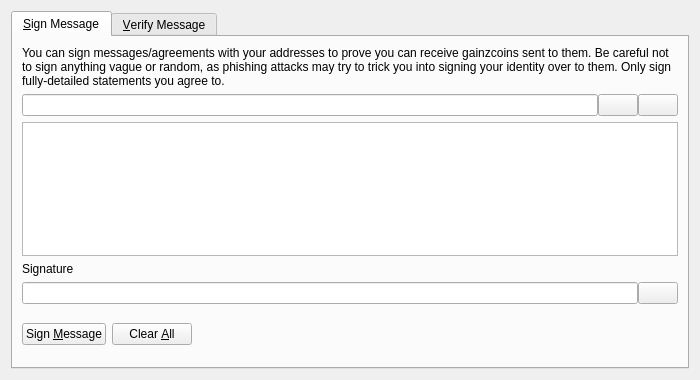
<?xml version="1.0" encoding="UTF-8"?>
<ui version="4.0">
 <class>SignVerifyMessageDialog</class>
 <widget class="QDialog" name="SignVerifyMessageDialog">
  <property name="geometry">
   <rect>
    <x>0</x>
    <y>0</y>
    <width>700</width>
    <height>380</height>
   </rect>
  </property>
  <property name="windowTitle">
   <string>Signatures - Sign / Verify a Message</string>
  </property>
  <property name="modal">
   <bool>true</bool>
  </property>
  <layout class="QVBoxLayout" name="verticalLayout">
   <item>
    <widget class="QTabWidget" name="tabWidget">
     <property name="currentIndex">
      <number>0</number>
     </property>
     <widget class="QWidget" name="tabSignMessage">
      <attribute name="title">
       <string>&amp;Sign Message</string>
      </attribute>
      <layout class="QVBoxLayout" name="verticalLayout_SM">
       <item>
        <widget class="QLabel" name="infoLabel_SM">
         <property name="text">
          <string>You can sign messages/agreements with your addresses to prove you can receive gainzcoins sent to them. Be careful not to sign anything vague or random, as phishing attacks may try to trick you into signing your identity over to them. Only sign fully-detailed statements you agree to.</string>
         </property>
         <property name="textFormat">
          <enum>Qt::PlainText</enum>
         </property>
         <property name="wordWrap">
          <bool>true</bool>
         </property>
        </widget>
       </item>
       <item>
        <layout class="QHBoxLayout" name="horizontalLayout_1_SM">
         <property name="spacing">
          <number>0</number>
         </property>
         <item>
          <widget class="QValidatedLineEdit" name="addressIn_SM">
           <property name="toolTip">
            <string>The GainzCoin address to sign the message with</string>
           </property>
          </widget>
         </item>
         <item>
          <widget class="QPushButton" name="addressBookButton_SM">
           <property name="toolTip">
            <string>Choose previously used address</string>
           </property>
           <property name="text">
            <string/>
           </property>
           <property name="icon">
            <iconset resource="../gainzcoin.qrc">
             <normaloff>:/icons/address-book</normaloff>:/icons/address-book</iconset>
           </property>
           <property name="shortcut">
            <string>Alt+A</string>
           </property>
           <property name="autoDefault">
            <bool>false</bool>
           </property>
          </widget>
         </item>
         <item>
          <widget class="QPushButton" name="pasteButton_SM">
           <property name="toolTip">
            <string>Paste address from clipboard</string>
           </property>
           <property name="text">
            <string/>
           </property>
           <property name="icon">
            <iconset resource="../gainzcoin.qrc">
             <normaloff>:/icons/editpaste</normaloff>:/icons/editpaste</iconset>
           </property>
           <property name="shortcut">
            <string>Alt+P</string>
           </property>
           <property name="autoDefault">
            <bool>false</bool>
           </property>
          </widget>
         </item>
        </layout>
       </item>
       <item>
        <widget class="QPlainTextEdit" name="messageIn_SM">
         <property name="toolTip">
          <string>Enter the message you want to sign here</string>
         </property>
        </widget>
       </item>
       <item>
        <widget class="QLabel" name="signatureLabel_SM">
         <property name="text">
          <string>Signature</string>
         </property>
         <property name="textFormat">
          <enum>Qt::PlainText</enum>
         </property>
        </widget>
       </item>
       <item>
        <layout class="QHBoxLayout" name="horizontalLayout_2_SM">
         <property name="spacing">
          <number>0</number>
         </property>
         <item>
          <widget class="QLineEdit" name="signatureOut_SM">
           <property name="font">
            <font>
             <italic>true</italic>
            </font>
           </property>
           <property name="readOnly">
            <bool>true</bool>
           </property>
          </widget>
         </item>
         <item>
          <widget class="QPushButton" name="copySignatureButton_SM">
           <property name="toolTip">
            <string>Copy the current signature to the system clipboard</string>
           </property>
           <property name="text">
            <string/>
           </property>
           <property name="icon">
            <iconset resource="../gainzcoin.qrc">
             <normaloff>:/icons/editcopy</normaloff>:/icons/editcopy</iconset>
           </property>
           <property name="autoDefault">
            <bool>false</bool>
           </property>
          </widget>
         </item>
        </layout>
       </item>
       <item>
        <layout class="QHBoxLayout" name="horizontalLayout_3_SM">
         <item>
          <widget class="QPushButton" name="signMessageButton_SM">
           <property name="toolTip">
            <string>Sign the message to prove you own this GainzCoin address</string>
           </property>
           <property name="text">
            <string>Sign &amp;Message</string>
           </property>
           <property name="icon">
            <iconset resource="../gainzcoin.qrc">
             <normaloff>:/icons/edit</normaloff>:/icons/edit</iconset>
           </property>
           <property name="autoDefault">
            <bool>false</bool>
           </property>
          </widget>
         </item>
         <item>
          <widget class="QPushButton" name="clearButton_SM">
           <property name="toolTip">
            <string>Reset all sign message fields</string>
           </property>
           <property name="text">
            <string>Clear &amp;All</string>
           </property>
           <property name="icon">
            <iconset resource="../gainzcoin.qrc">
             <normaloff>:/icons/remove</normaloff>:/icons/remove</iconset>
           </property>
           <property name="autoDefault">
            <bool>false</bool>
           </property>
          </widget>
         </item>
         <item>
          <spacer name="horizontalSpacer_1_SM">
           <property name="orientation">
            <enum>Qt::Horizontal</enum>
           </property>
           <property name="sizeHint" stdset="0">
            <size>
             <width>40</width>
             <height>48</height>
            </size>
           </property>
          </spacer>
         </item>
         <item>
          <widget class="QLabel" name="statusLabel_SM">
           <property name="font">
            <font>
             <weight>75</weight>
             <bold>true</bold>
            </font>
           </property>
           <property name="text">
            <string/>
           </property>
           <property name="wordWrap">
            <bool>true</bool>
           </property>
          </widget>
         </item>
         <item>
          <spacer name="horizontalSpacer_2_SM">
           <property name="orientation">
            <enum>Qt::Horizontal</enum>
           </property>
           <property name="sizeHint" stdset="0">
            <size>
             <width>40</width>
             <height>48</height>
            </size>
           </property>
          </spacer>
         </item>
        </layout>
       </item>
      </layout>
     </widget>
     <widget class="QWidget" name="tabVerifyMessage">
      <attribute name="title">
       <string>&amp;Verify Message</string>
      </attribute>
      <layout class="QVBoxLayout" name="verticalLayout_VM">
       <item>
        <widget class="QLabel" name="infoLabel_VM">
         <property name="text">
          <string>Enter the receiver's address, message (ensure you copy line breaks, spaces, tabs, etc. exactly) and signature below to verify the message. Be careful not to read more into the signature than what is in the signed message itself, to avoid being tricked by a man-in-the-middle attack. Note that this only proves the signing party receives with the address, it cannot prove sendership of any transaction!</string>
         </property>
         <property name="textFormat">
          <enum>Qt::PlainText</enum>
         </property>
         <property name="alignment">
          <set>Qt::AlignLeading|Qt::AlignLeft|Qt::AlignTop</set>
         </property>
         <property name="wordWrap">
          <bool>true</bool>
         </property>
        </widget>
       </item>
       <item>
        <layout class="QHBoxLayout" name="horizontalLayout_1_VM">
         <property name="spacing">
          <number>0</number>
         </property>
         <item>
          <widget class="QValidatedLineEdit" name="addressIn_VM">
           <property name="toolTip">
            <string>The GainzCoin address the message was signed with</string>
           </property>
          </widget>
         </item>
         <item>
          <widget class="QPushButton" name="addressBookButton_VM">
           <property name="toolTip">
            <string>Choose previously used address</string>
           </property>
           <property name="text">
            <string/>
           </property>
           <property name="icon">
            <iconset resource="../gainzcoin.qrc">
             <normaloff>:/icons/address-book</normaloff>:/icons/address-book</iconset>
           </property>
           <property name="shortcut">
            <string>Alt+A</string>
           </property>
           <property name="autoDefault">
            <bool>false</bool>
           </property>
          </widget>
         </item>
        </layout>
       </item>
       <item>
        <widget class="QPlainTextEdit" name="messageIn_VM"/>
       </item>
       <item>
        <widget class="QValidatedLineEdit" name="signatureIn_VM"/>
       </item>
       <item>
        <layout class="QHBoxLayout" name="horizontalLayout_2_VM">
         <item>
          <widget class="QPushButton" name="verifyMessageButton_VM">
           <property name="toolTip">
            <string>Verify the message to ensure it was signed with the specified GainzCoin address</string>
           </property>
           <property name="text">
            <string>Verify &amp;Message</string>
           </property>
           <property name="icon">
            <iconset resource="../gainzcoin.qrc">
             <normaloff>:/icons/transaction_0</normaloff>:/icons/transaction_0</iconset>
           </property>
           <property name="autoDefault">
            <bool>false</bool>
           </property>
          </widget>
         </item>
         <item>
          <widget class="QPushButton" name="clearButton_VM">
           <property name="toolTip">
            <string>Reset all verify message fields</string>
           </property>
           <property name="text">
            <string>Clear &amp;All</string>
           </property>
           <property name="icon">
            <iconset resource="../gainzcoin.qrc">
             <normaloff>:/icons/remove</normaloff>:/icons/remove</iconset>
           </property>
           <property name="autoDefault">
            <bool>false</bool>
           </property>
          </widget>
         </item>
         <item>
          <spacer name="horizontalSpacer_1_VM">
           <property name="orientation">
            <enum>Qt::Horizontal</enum>
           </property>
           <property name="sizeHint" stdset="0">
            <size>
             <width>40</width>
             <height>48</height>
            </size>
           </property>
          </spacer>
         </item>
         <item>
          <widget class="QLabel" name="statusLabel_VM">
           <property name="font">
            <font>
             <weight>75</weight>
             <bold>true</bold>
            </font>
           </property>
           <property name="text">
            <string/>
           </property>
           <property name="wordWrap">
            <bool>true</bool>
           </property>
          </widget>
         </item>
         <item>
          <spacer name="horizontalSpacer_2_VM">
           <property name="orientation">
            <enum>Qt::Horizontal</enum>
           </property>
           <property name="sizeHint" stdset="0">
            <size>
             <width>40</width>
             <height>48</height>
            </size>
           </property>
          </spacer>
         </item>
        </layout>
       </item>
      </layout>
     </widget>
    </widget>
   </item>
  </layout>
 </widget>
 <customwidgets>
  <customwidget>
   <class>QValidatedLineEdit</class>
   <extends>QLineEdit</extends>
   <header>qt/qvalidatedlineedit.h</header>
  </customwidget>
 </customwidgets>
 <resources>
  <include location="../gainzcoin.qrc"/>
 </resources>
 <connections/>
</ui>
